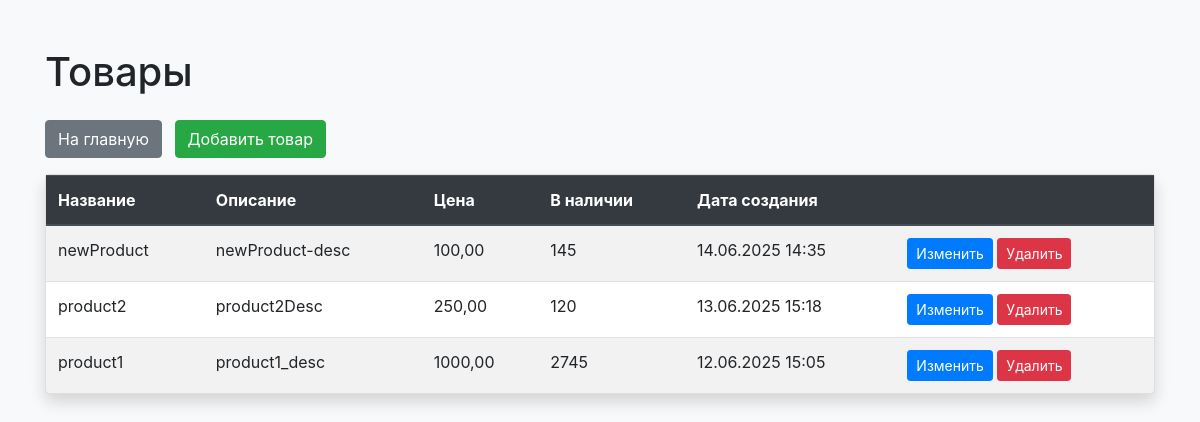
The page /core/products/ on the database as committed earlier.
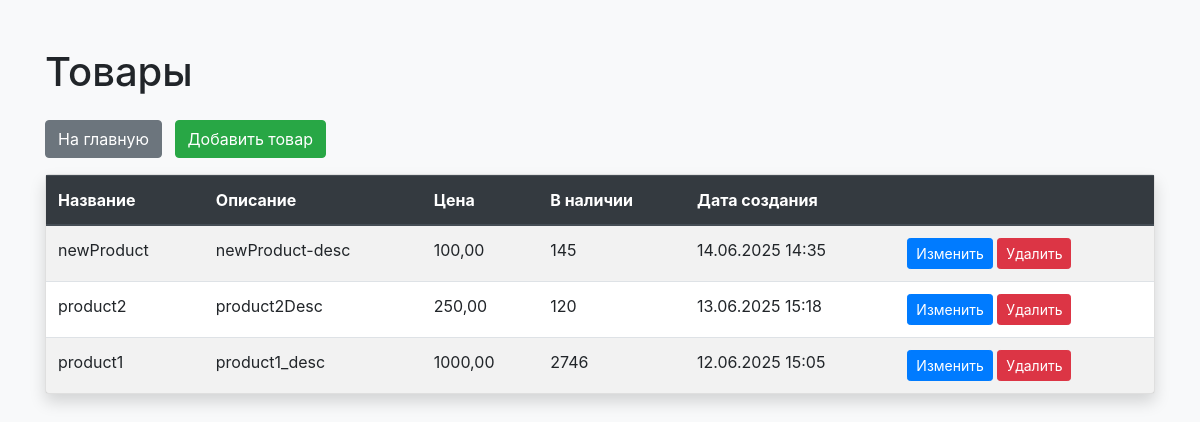
The same page on the database as committed later.
### core/models.py (models this page shows, shortened)
class Product(models.Model):
    name = models.CharField(max_length=200, verbose_name='Название')
    description = models.TextField(verbose_name='Описание', blank=True)
    price = models.DecimalField(max_digits=10, decimal_places=2, verbose_name='Цена')
    stock = models.IntegerField(default=0, verbose_name='Количество на складе')
    created_at = models.DateTimeField(auto_now_add=True, verbose_name='Дата создания')
    updated_at = models.DateTimeField(auto_now=True, verbose_name='Дата обновления')
    class Meta:
        verbose_name = 'Товар'
        verbose_name_plural = 'Товары'

### core/views.py (the view)
# urls.py: path('products/', views.products_list, name='products_list'),
def products_list(request):
    from .models import Product
    products = Product.objects.all().order_by('-created_at')
    return render(request, 'products_list.html', {'products': products})

### templates/products_list.html (shortened to what this page needs)
<!DOCTYPE html>
<html lang="ru">
<head>
    <link rel="stylesheet" href="https://stackpath.bootstrapcdn.com/bootstrap/4.5.2/css/bootstrap.min.css">
</head>
<body class="bg-light">
    <div class="container py-5">
        <h1 class="mb-4">Товары</h1>
        <a href="/" class="btn btn-secondary mb-3">На главную</a>
        <a href="/core/products/add/" class="btn btn-success mb-3 ml-2">Добавить товар</a>
        <div class="card shadow">
            <div class="card-body p-0">
                <table class="table table-striped mb-0">
                    <thead class="thead-dark">
                        <tr>
                            <th>Название</th>
                            <th>Описание</th>
                            <th>Цена</th>
                            <th>В наличии</th>
                            <th>Дата создания</th>
                            <th></th>
                        </tr>
                    </thead>
                    <tbody>
                        {% for product in products %}
                        <tr>
                            <td>{{ product.name }}</td>
                            <td>{{ product.description|truncatechars:50 }}</td>
                            <td>{{ product.price }}</td>
                            <td>{{ product.stock }}</td>
                            <td>{{ product.created_at|date:'d.m.Y H:i' }}</td>
                            <td>
                                <a href="/core/products/{{ product.id }}/edit/" class="btn btn-sm btn-primary">Изменить</a>
                                <a href="/core/products/{{ product.id }}/delete/" class="btn btn-sm btn-danger">Удалить</a>
                            </td>
                        </tr>
                        {% empty %}
                        <tr><td colspan="6" class="text-center">Нет товаров</td></tr>
                        {% endfor %}
                    </tbody>
                </table>
            </div>
        </div>
    </div>
</body>
</html>

Rows that differ between the two databases and show on the page:
changed Product "product1": stock "2745" → "2746"
